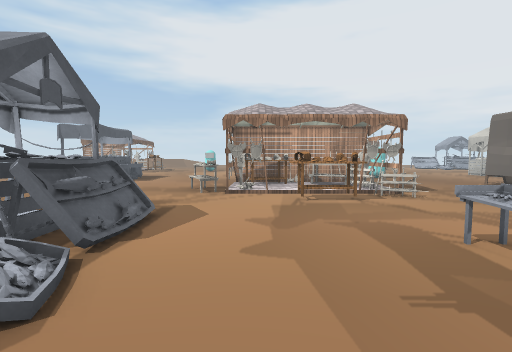
view 1 (above)

24 first-person views from a walk through a 3-D level made in the Unity game engine. The camera is 1.4 m above the floor, tilts 4° down and sees 85° across. The floor is counted in squares, 1 m on a side. Each view is taken from the middle of a square. On the plan, view 1 faces up. The plan holds only what a view shows up to about 14 squares ahead; the rest is blank. The place goes on beyond the plan. Some surface patterns are stand-ins.

view 2
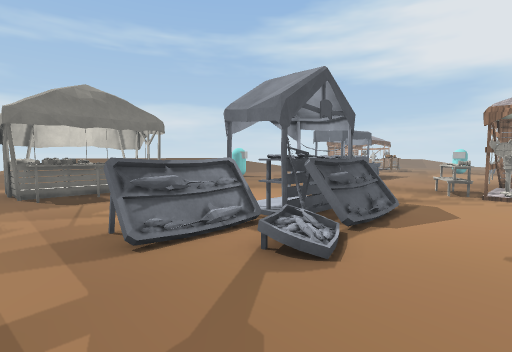

view 3
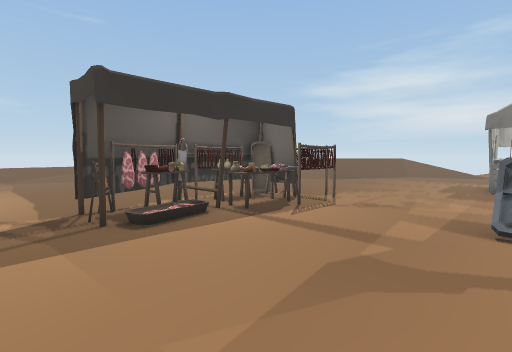

view 4
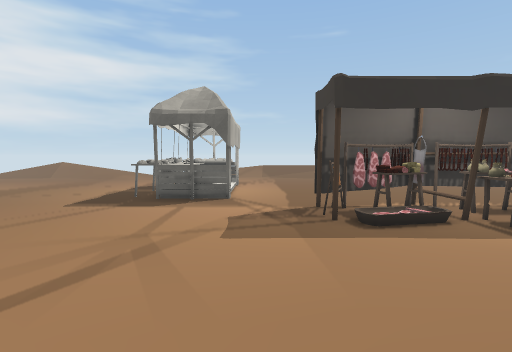

view 5
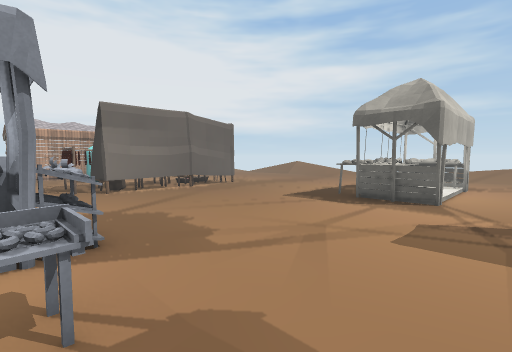

view 6
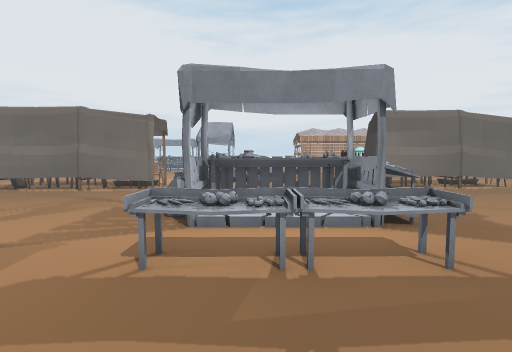

view 7
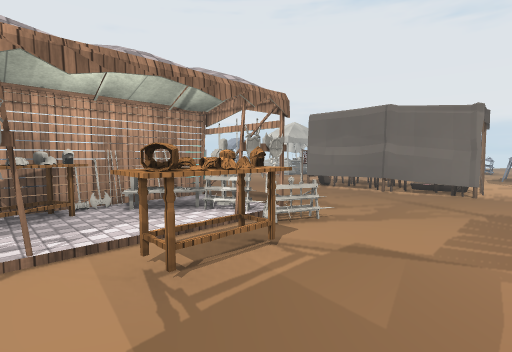

view 8
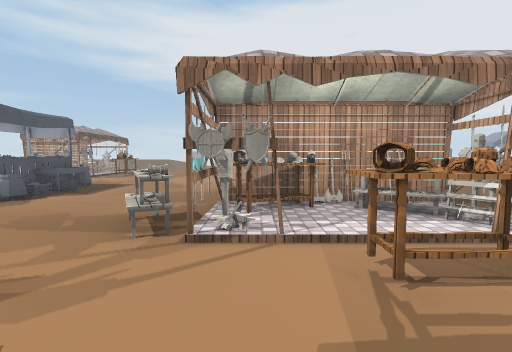

view 9
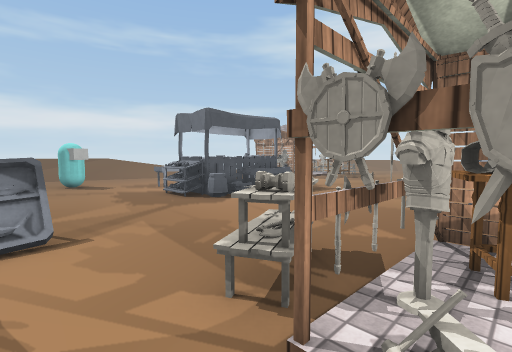

view 10
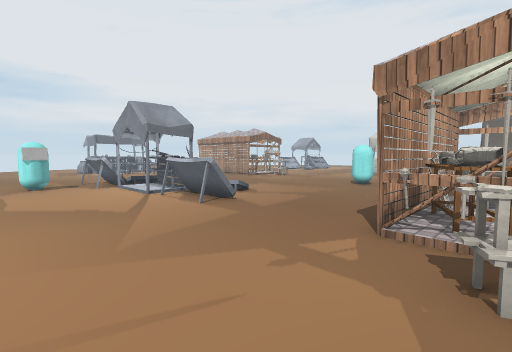

view 11
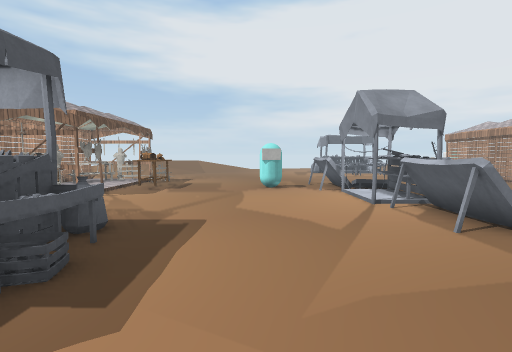

view 12
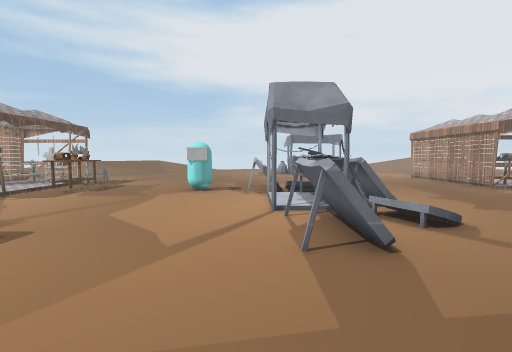

view 13
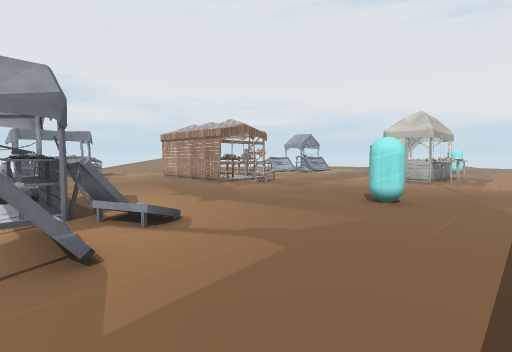

view 14
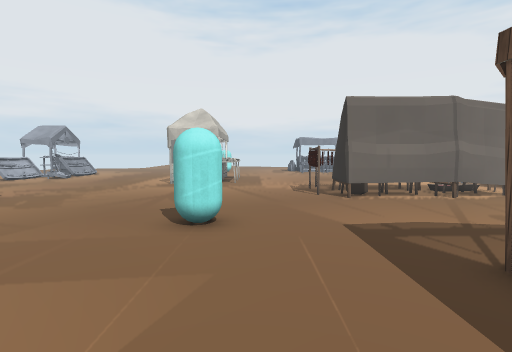

view 15
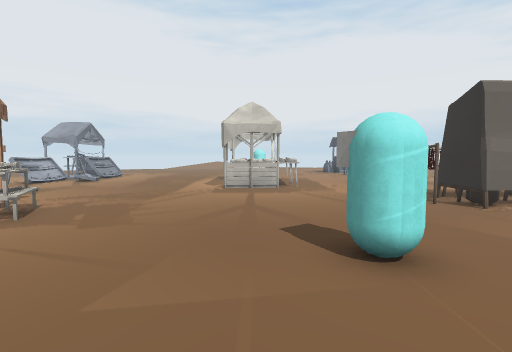

view 16
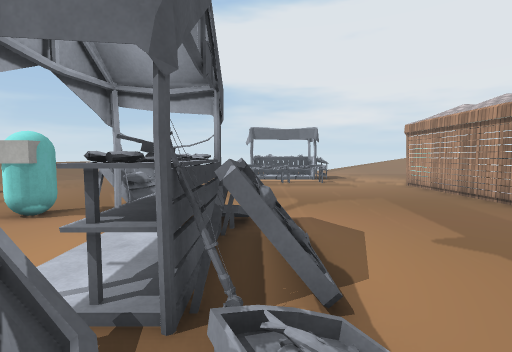

view 17
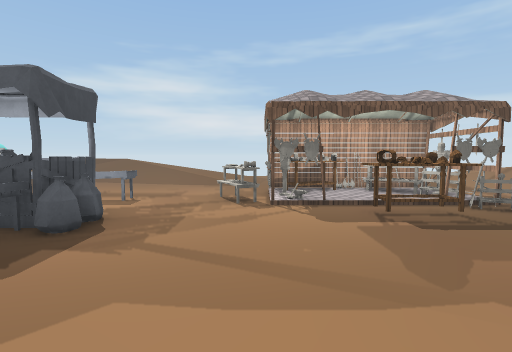

view 18
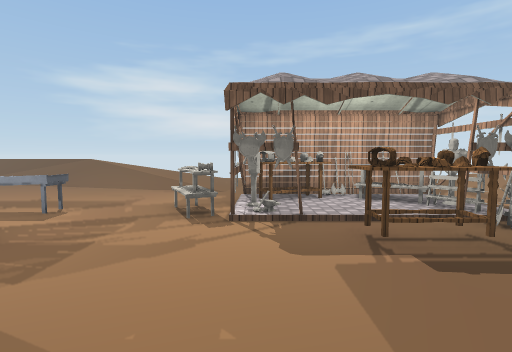

view 19
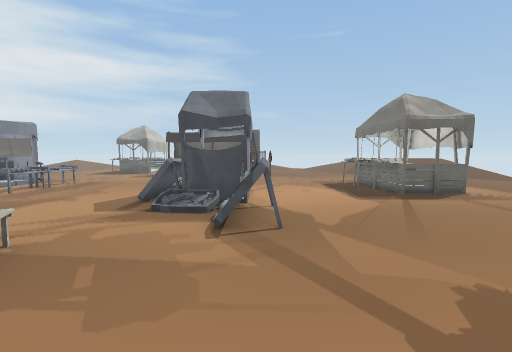

view 20
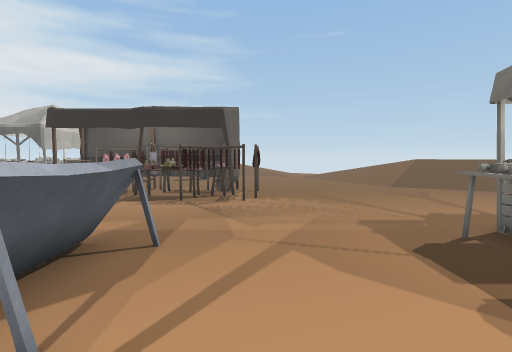

view 21
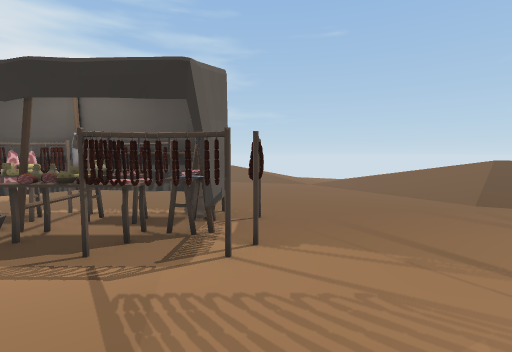

view 22
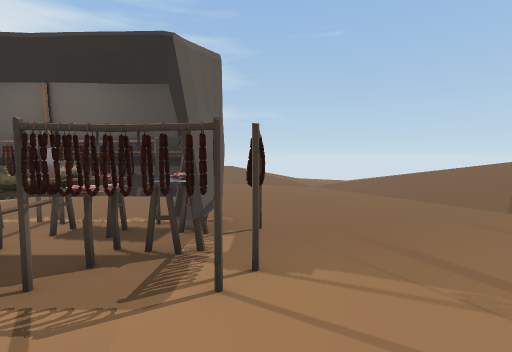

view 23
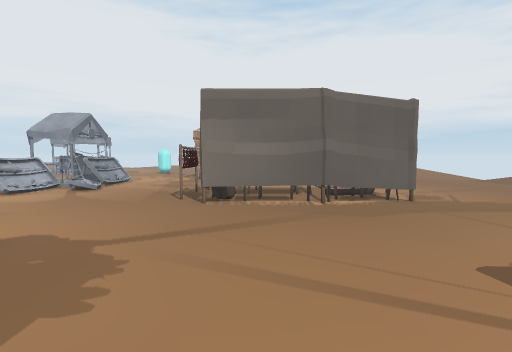

view 24
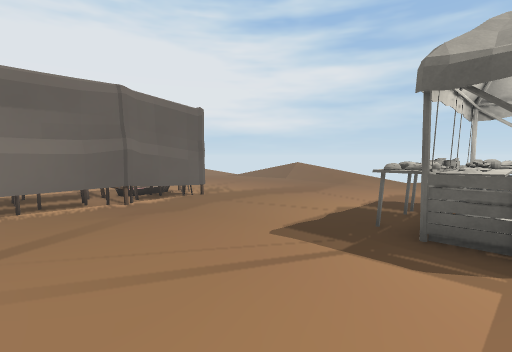

### Floor plan
Key: @ floor where view 1 was taken; # wall or solid block; . main floor; : floor 0.25 m higher than the main floor; / step, stairs or slope; = window, fence, low wall or low ledge; ^ raised ledge; O other object.
Columns run from 14 left of view 1 to 13 right of it. Each row starts with its distance up from view 1.
 29 O#OO.........   ......##
 28 O#  OO......OO. ......###
 27 O=::OO...OO.OO........#
 26 OO::OO...OO.OO//....... OO#.
 25 #O:O........OOOO........O...
 24 ##OO.........OOO............
 23 OOO#..........OO/...........
 22 .^ ..........OOO/...........
 21 .............OO//...........
 20 .............OO.............
 19 ..O.OOO......OO.......O.....
 18 ..O. OO..............OO.....
 17 ..   OO.....................
 16 ..    O.....................
 15  .O OOO.........O..........O
 14 ....OO.......###O#O#......OO
 13 .............O#OO##O......OO
 12 O..........OOOO:::#OO.....OO
 11 ............OO::::OO......OO
 10    .....O/...O..OOOO.....OOO
  9   ......O/.....OOOO.......OO
  8  .......O//...............OO
  7 ........OOOO..............OO
  6 .........OOO..............
  5 OOO......OOO.........O
  4 O OO....OOOO.....OO.OOO   ..
  3   OO.....O.O.....OO.OOO  ...
  2   OO.....O.......OO. O  ....
  1   OO.....O.......OO.OOO.....
  0 OOOO..........@.....OO .....
 -1 ............................
 -2 ...........................O
 -3 ..........................OO
 -4 .......OOOOO..............OO
 -5 .......OOOOO//O...........OO
 -6 .......OOOOOOOO...........OO
 -7 ........OOOOOOO...........OO
 -8 /................OOO.......O
 -9 //...............OOOO......O
-10 //.............../OOO.......
-11 //.............../OOO.......
-12 ///.......   ....OOOO.......

Where each view was taken, in squares from view 1:
view 1: 0 up, 0 right, facing up
view 2: 1 down, 0 right, facing up-left
view 3: 1 up, 2 right, facing down-left
view 4: 1 up, 2 right, facing down
view 5: 1 up, 1 right, facing down-right
view 6: 3 up, 0 right, facing right
view 7: 6 up, 0 right, facing up-right
view 8: 6 up, 0 right, facing up
view 9: 9 up, 0 right, facing up-left
view 10: 12 up, 6 left, facing up-right
view 11: 14 up, 5 left, facing up
view 12: 15 up, 2 left, facing up
view 13: 15 up, 1 left, facing up-right
view 14: 17 up, 2 right, facing right
view 15: 20 up, 4 right, facing right
view 16: 20 up, 1 right, facing up
view 17: 23 up, 3 left, facing left
view 18: 24 up, 5 left, facing left
view 19: 15 up, 6 left, facing down
view 20: 5 up, 7 left, facing down
view 21: 0 up, 7 left, facing down
view 22: 1 down, 7 left, facing down
view 23: 4 down, 4 right, facing right
view 24: 3 down, 4 right, facing down-right
